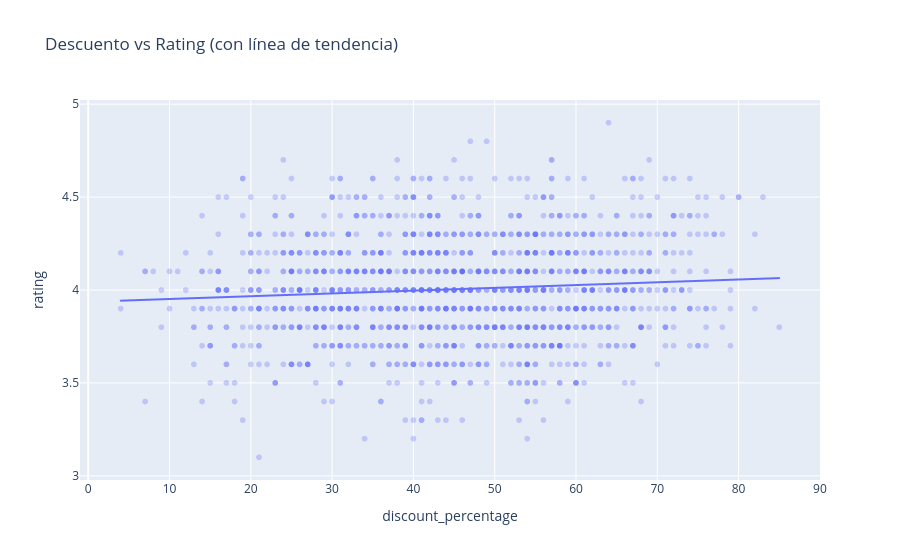

The notebook cell saved with this chart:
### Markdown cell above
## Afirmación 3: "A mayor descuento, peor es la calificación (productos malos se rematan)."

### Code cell
# Genera la evidencia
r = df["discount_percentage"].corr(df["rating"])
print("Correlación descuento-rating:", round(r, 4))

fig = px.scatter(df, x="discount_percentage", y="rating", trendline="ols",
                 title="Descuento vs Rating (con línea de tendencia)",
                 opacity=0.3)
fig.show()

### Figure 1 — Plotly figure (JSON) as saved in the notebook; plotly's stock layout.template omitted (floating-point values rounded to 4 significant figures; data arrays with more than 128 entries replaced by an {"elided": "..."} marker saying what was removed)
{"data": [{"hovertemplate": "discount_percentage=%{x}<br>rating=%{y}<extra></extra>", "legendgroup": "", "marker": {"color": "#636efa", "opacity": 0.3, "symbol": "circle"}, "mode": "markers", "name": "", "showlegend": false, "type": "scattergl", "x": {"elided": "1465 float values"}, "xaxis": "x", "y": {"elided": "1465 float values"}, "yaxis": "y"}, {"hovertemplate": "<b>OLS trendline</b><br>rating = 0.00149929 * discount_percentage + 3.93656<br>R<sup>2</sup>=0.007128<br><br>discount_percentage=%{x}<br>rating=%{y} <b>(trend)</b><extra></extra>", "legendgroup": "", "marker": {"color": "#636efa", "symbol": "circle"}, "mode": "lines", "name": "", "showlegend": false, "type": "scattergl", "x": {"elided": "1465 float values"}, "xaxis": "x", "y": {"elided": "1465 float values"}, "yaxis": "y"}], "layout": {"legend": {"tracegroupgap": 0}, "title": {"text": "Descuento vs Rating (con línea de tendencia)"}, "xaxis": {"anchor": "y", "domain": [0.0, 1.0], "title": {"text": "discount_percentage"}}, "yaxis": {"anchor": "x", "domain": [0.0, 1.0], "title": {"text": "rating"}}}}
